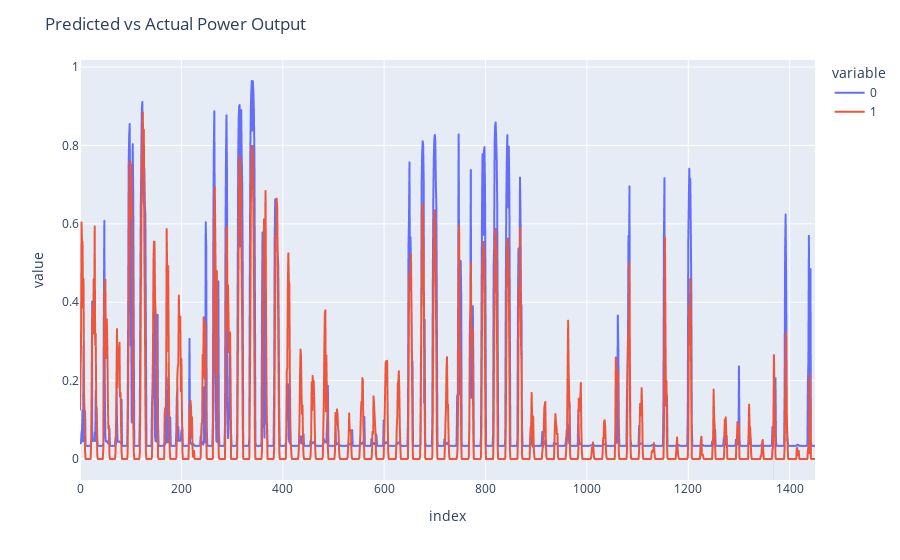

The cell this chart's notebook holds for it:
### Code cell
import numpy as np
fig = px.line(np.concatenate([out_test.numpy(), trg_test.numpy()], axis=1))

fig.update_layout(title='Predicted vs Actual Power Output')

### Figure 1 — Plotly figure (JSON) as saved in the notebook; plotly's stock layout.template omitted (floating-point values rounded to 4 significant figures; data arrays with more than 128 entries replaced by an {"elided": "..."} marker saying what was removed)
{"data": [{"hovertemplate": "variable=0<br>index=%{x}<br>value=%{y}<extra></extra>", "legendgroup": "0", "line": {"color": "#636efa", "dash": "solid"}, "marker": {"symbol": "circle"}, "mode": "lines", "name": "0", "showlegend": true, "type": "scattergl", "x": {"elided": "1451 int values"}, "xaxis": "x", "y": {"elided": "1451 float values"}, "yaxis": "y"}, {"hovertemplate": "variable=1<br>index=%{x}<br>value=%{y}<extra></extra>", "legendgroup": "1", "line": {"color": "#EF553B", "dash": "solid"}, "marker": {"symbol": "circle"}, "mode": "lines", "name": "1", "showlegend": true, "type": "scattergl", "x": {"elided": "1451 int values"}, "xaxis": "x", "y": {"elided": "1451 float values"}, "yaxis": "y"}], "layout": {"legend": {"title": {"text": "variable"}, "tracegroupgap": 0}, "margin": {"t": 60}, "title": {"text": "Predicted vs Actual Power Output"}, "xaxis": {"anchor": "y", "domain": [0, 1], "title": {"text": "index"}}, "yaxis": {"anchor": "x", "domain": [0, 1], "title": {"text": "value"}}}}
